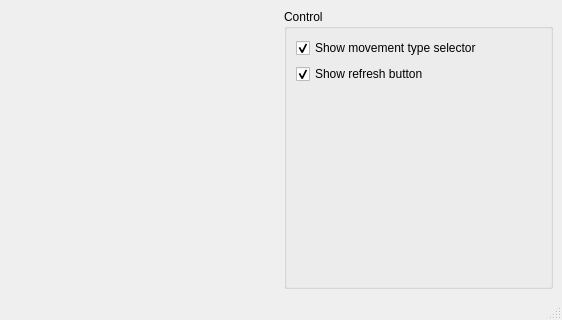
<?xml version="1.0" encoding="UTF-8"?>
<ui version="4.0">
 <class>MainWindow</class>
 <widget class="QMainWindow" name="MainWindow">
  <property name="geometry">
   <rect>
    <x>0</x>
    <y>0</y>
    <width>562</width>
    <height>320</height>
   </rect>
  </property>
  <property name="windowTitle">
   <string>Demo MotorAxisController</string>
  </property>
  <widget class="QWidget" name="centralwidget">
   <layout class="QHBoxLayout" name="horizontalLayout">
    <item>
     <layout class="QVBoxLayout" name="verticalLayout_2">
      <item>
       <widget class="MotorAxisController" name="controller"/>
      </item>
      <item>
       <spacer name="verticalSpacer_2">
        <property name="orientation">
         <enum>Qt::Vertical</enum>
        </property>
        <property name="sizeHint" stdset="0">
         <size>
          <width>20</width>
          <height>40</height>
         </size>
        </property>
       </spacer>
      </item>
     </layout>
    </item>
    <item>
     <widget class="QGroupBox" name="groupBox">
      <property name="title">
       <string>Control</string>
      </property>
      <layout class="QVBoxLayout" name="verticalLayout">
       <item>
        <widget class="QCheckBox" name="checkShowMovementType">
         <property name="text">
          <string>Show movement type selector</string>
         </property>
         <property name="checked">
          <bool>true</bool>
         </property>
        </widget>
       </item>
       <item>
        <widget class="QCheckBox" name="checkShowRefreshButton">
         <property name="text">
          <string>Show refresh button</string>
         </property>
         <property name="checked">
          <bool>true</bool>
         </property>
        </widget>
       </item>
       <item>
        <spacer name="verticalSpacer">
         <property name="orientation">
          <enum>Qt::Vertical</enum>
         </property>
         <property name="sizeHint" stdset="0">
          <size>
           <width>20</width>
           <height>179</height>
          </size>
         </property>
        </spacer>
       </item>
      </layout>
     </widget>
    </item>
   </layout>
  </widget>
  <widget class="QMenuBar" name="menubar">
   <property name="geometry">
    <rect>
     <x>0</x>
     <y>0</y>
     <width>562</width>
     <height>21</height>
    </rect>
   </property>
  </widget>
  <widget class="QStatusBar" name="statusbar"/>
 </widget>
 <customwidgets>
  <customwidget>
   <class>MotorAxisController</class>
   <extends>QWidget</extends>
   <header>motorAxisController.h</header>
  </customwidget>
 </customwidgets>
 <resources/>
 <connections>
  <connection>
   <sender>checkShowMovementType</sender>
   <signal>toggled(bool)</signal>
   <receiver>controller</receiver>
   <slot>setMovementTypeVisible(bool)</slot>
   <hints>
    <hint type="sourcelabel">
     <x>407</x>
     <y>61</y>
    </hint>
    <hint type="destinationlabel">
     <x>264</x>
     <y>125</y>
    </hint>
   </hints>
  </connection>
  <connection>
   <sender>checkShowRefreshButton</sender>
   <signal>toggled(bool)</signal>
   <receiver>controller</receiver>
   <slot>setRefreshAvailable(bool)</slot>
   <hints>
    <hint type="sourcelabel">
     <x>448</x>
     <y>87</y>
    </hint>
    <hint type="destinationlabel">
     <x>286</x>
     <y>91</y>
    </hint>
   </hints>
  </connection>
 </connections>
</ui>
